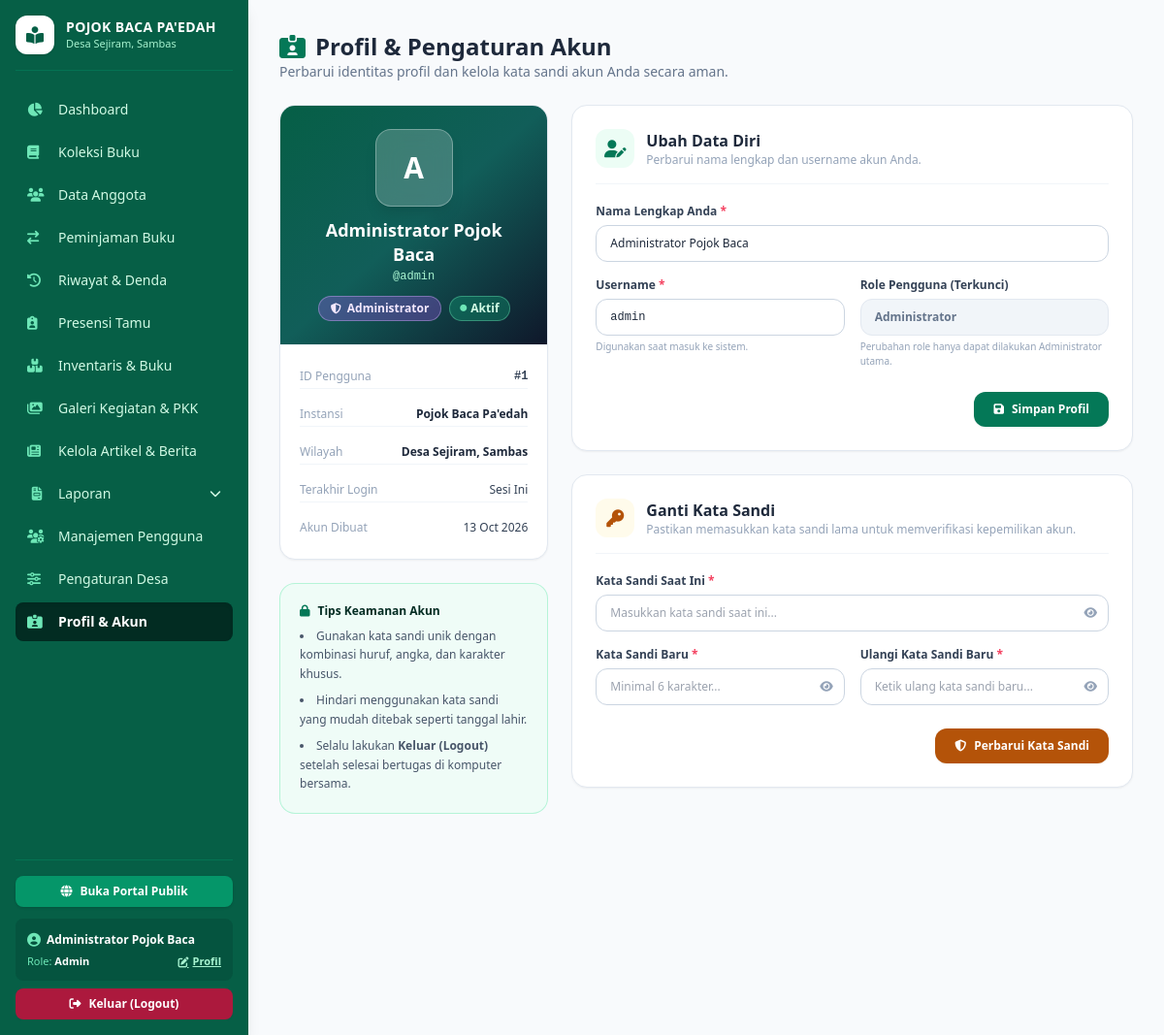
/profil.php (signed in), run on the app's committed database.
### tables this page shows
CREATE TABLE IF NOT EXISTS `pengaturan` (
  `id` INT AUTO_INCREMENT PRIMARY KEY,
  `nama_instansi` VARCHAR(150) NOT NULL,
  `desa` VARCHAR(100) NOT NULL,
  `kabupaten` VARCHAR(100) NOT NULL,
  `alamat` TEXT NOT NULL,
  `jam_operasional` VARCHAR(100) NOT NULL DEFAULT '08.00 - 16.00 WIB',
  `durasi_pinjam_hari` INT NOT NULL DEFAULT 7,
  `denda_per_hari` INT NOT NULL DEFAULT 1000,
  `jabatan_kades` VARCHAR(100) NOT NULL DEFAULT 'Kepala Desa Sejiram',
  `nama_kades` VARCHAR(100) NOT NULL DEFAULT '',
  `nama_pengelola` VARCHAR(100) NOT NULL
);

CREATE TABLE IF NOT EXISTS `pengguna` (
  `id` INT AUTO_INCREMENT PRIMARY KEY,
  `nama_lengkap` VARCHAR(100) NOT NULL,
  `username` VARCHAR(50) UNIQUE NOT NULL,
  `password` VARCHAR(255) NOT NULL,
  `role` ENUM('admin', 'petugas') NOT NULL DEFAULT 'petugas',
  `status` ENUM('aktif', 'nonaktif') NOT NULL DEFAULT 'aktif',
  `terakhir_login` DATETIME NULL,
  `created_at` TIMESTAMP DEFAULT CURRENT_TIMESTAMP
);

### profil.php (the view, shortened to what the rows shown need)
<?php
require_once __DIR__ . '/config/database.php';
$userId = (int)$_SESSION['user_id'];
$stmtUser = $pdo->prepare("SELECT * FROM pengguna WHERE id = ?");
$stmtUser->execute([$userId]);
$userData = $stmtUser->fetch();
require_once __DIR__ . '/includes/header.php';
?>
<div class="mb-6">
    <h2 class="text-2xl font-bold text-slate-800 flex items-center gap-2.5">
        <i class="fa-solid fa-id-card-clip text-emerald-700"></i> Profil & Pengaturan Akun
    </h2>
</div>
<div class="grid grid-cols-1 lg:grid-cols-12 gap-6 items-start">
    <div class="lg:col-span-4 space-y-6">
        <div class="bg-white rounded-2xl shadow-sm border border-slate-200 overflow-hidden">
            <div class="bg-gradient-to-br from-emerald-800 via-teal-800 to-slate-900 text-white p-6 text-center relative">
                <div class="w-20 h-20 rounded-2xl bg-white/20 backdrop-blur-md border border-white/30 text-white flex items-center justify-center font-extrabold text-3xl mx-auto shadow-lg mb-3">
                    <?= strtoupper(substr($userData['nama_lengkap'], 0, 1)) ?>
                </div>
                <h3 class="font-extrabold text-lg leading-snug"><?= e($userData['nama_lengkap']) ?></h3>
                <p class="text-xs font-mono text-emerald-200 mt-0.5">@<?= e($userData['username']) ?></p>
                <div class="mt-3 flex items-center justify-center gap-2">
                    <?php if ($userData['role'] === 'admin'): ?>
                    <span class="inline-flex items-center gap-1.5 text-xs px-3 py-1 rounded-full font-bold bg-purple-500/30 border border-purple-300/40 text-purple-100">
                    </span>
                    <?php else: ?>
                    <span class="inline-flex items-center gap-1.5 text-xs px-3 py-1 rounded-full font-bold bg-blue-500/30 border border-blue-300/40 text-blue-100">
                        <i class="fa-solid fa-user-gear text-[11px]"></i> Petugas Layanan
                    </span>
                    <?php endif; ?>
                    <span class="inline-flex items-center gap-1 text-xs px-2.5 py-1 rounded-full font-bold bg-emerald-500/30 border border-emerald-300/40 text-emerald-100">
                    </span>
                </div>
            </div>
            <div class="p-5 space-y-3.5 text-xs border-t border-slate-100">
                <div class="flex justify-between items-center py-1 border-b border-slate-100">
                    <span class="text-slate-400 font-medium">ID Pengguna</span>
                    <span class="font-mono font-bold text-slate-700">#<?= $userData['id'] ?></span>
                </div>
                <div class="flex justify-between items-center py-1 border-b border-slate-100">
                    <span class="text-slate-400 font-medium">Instansi</span>
                    <span class="font-semibold text-slate-800 text-right"><?= e($appSetting['nama_instansi']) ?></span>
                </div>
                <div class="flex justify-between items-center py-1 border-b border-slate-100">
                    <span class="text-slate-400 font-medium">Wilayah</span>
                    <span class="font-semibold text-slate-800"><?= e($appSetting['desa']) ?>, Sambas</span>
                </div>
                <div class="flex justify-between items-center py-1">
                    <span class="text-slate-400 font-medium">Akun Dibuat</span>
                    <span class="font-medium text-slate-700"><?= date('d M Y', strtotime($userData['created_at'])) ?></span>
                </div>
            </div>
        </div>
    </div>
    <div class="lg:col-span-8 space-y-6">
        <div class="bg-white rounded-2xl shadow-sm border border-slate-200 p-6">
            <form method="POST" action="profil.php" class="space-y-4">
                <div>
                    <label class="block text-xs font-bold text-slate-700 mb-1.5">Nama Lengkap Anda <span class="text-rose-500">*</span></label>
                    <input type="text" name="nama_lengkap" value="<?= e($userData['nama_lengkap']) ?>" required class="w-full text-xs border border-slate-300 rounded-xl px-3.5 py-2.5 outline-none focus:ring-2 focus:ring-emerald-500">
                </div>
                <div class="grid grid-cols-1 sm:grid-cols-2 gap-4">
                    <div>
                        <label class="block text-xs font-bold text-slate-700 mb-1.5">Username <span class="text-rose-500">*</span></label>
                        <input type="text" name="username" value="<?= e($userData['username']) ?>" required class="w-full text-xs font-mono border border-slate-300 rounded-xl px-3.5 py-2.5 outline-none focus:ring-2 focus:ring-emerald-500">
                        <p class="text-[10px] text-slate-400 mt-1">Digunakan saat masuk ke sistem.</p>
                    </div>
                    <div>
                        <label class="block text-xs font-bold text-slate-700 mb-1.5">Role Pengguna (Terkunci)</label>
                        <input type="text" value="<?= $userData['role'] === 'admin' ? 'Administrator' : 'Petugas Layanan' ?>" disabled class="w-full text-xs border border-slate-200 bg-slate-100 rounded-xl px-3.5 py-2.5 text-slate-500 font-semibold cursor-not-allowed">
                        <p class="text-[10px] text-slate-400 mt-1">Perubahan role hanya dapat dilakukan Administrator utama.</p>
                    </div>
                </div>
            </form>
        </div>
    </div>
</div>
<?php require_once __DIR__ . '/includes/footer.php'; ?>

### includes/header.php (shortened to what the rows shown need)
<?php
require_once __DIR__ . '/../config/database.php';
$stmtSetting = $pdo->query("SELECT * FROM pengaturan LIMIT 1");
$appSetting = $stmtSetting->fetch() ?: [
    'nama_instansi' => 'Pojok Baca Pa\'edah',
    'desa' => 'Desa Sejiram',
    'kabupaten' => 'Kabupaten Sambas',
    'alamat' => 'Jl. Pendidikan No. 01, Kantor Desa Sejiram',
    'jam_operasional' => '08.00 - 15.30 WIB',
    'durasi_pinjam_hari' => 7,
    'denda_per_hari' => 1000,
    'jabatan_kades' => 'Kepala Desa Sejiram',
    'nama_kades' => 'Hemdi',
    'nama_pengelola' => 'Pengelola Pojok Baca'
];
?>
<!DOCTYPE html>
<html lang="id">
<head>
    <script src="https://cdn.tailwindcss.com"></script>
    <link rel="stylesheet" href="https://cdnjs.cloudflare.com/ajax/libs/font-awesome/6.4.0/css/all.min.css">
</head>
<body class="bg-slate-50 text-slate-800 flex flex-col min-h-screen font-sans">
    <div class="flex flex-1">
        <aside class="w-64 bg-emerald-800 text-white flex-shrink-0 min-h-screen p-4 no-print flex flex-col justify-between shadow-lg">
            <div>
                <div class="flex items-center gap-3 pb-4 border-b border-emerald-700/80 mb-5">
                    <div>
                        <h1 class="font-bold text-sm tracking-wide leading-tight">POJOK BACA PA'EDAH</h1>
                        <p class="text-[11px] text-emerald-200"><?= e($appSetting['desa']) ?>, Sambas</p>
                    </div>
                </div>
            </div>
        </aside>
        <main class="flex-1 p-6 md:p-8 overflow-x-hidden">

### data on the page
pengaturan: desa "Desa Sejiram", nama_instansi "Pojok Baca Pa'edah"
pengguna: nama_lengkap "A", nama_lengkap "Administrator Pojok Baca", username "admin", id "1", created_at "13 Oct 2026", role "Administrator"

### other printed values
$_SESSION['user_nama'] "Administrator Pojok Baca"
$_SESSION['user_role'] "Admin"
